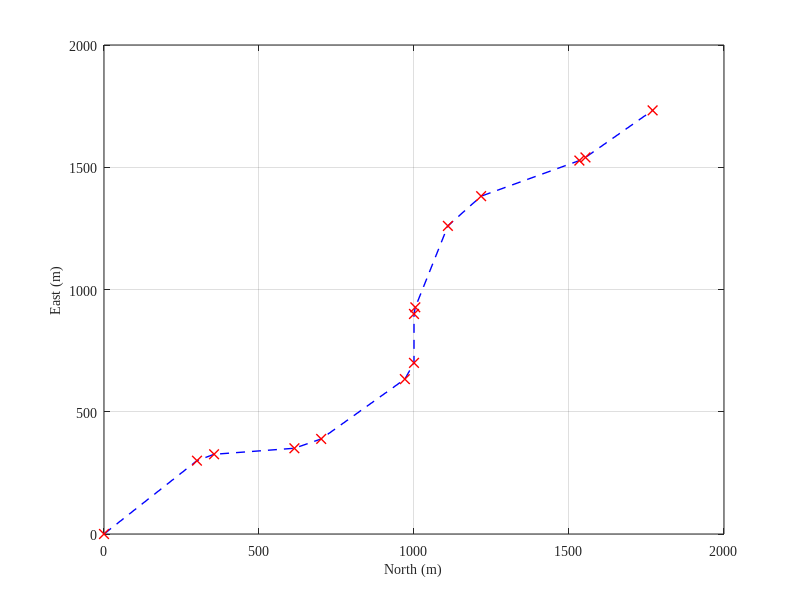

The MATLAB script that drew this image: (Note: this script raises an error after producing the figure.)
clc,clear; close all;
set(groot,'defaultLineLineWidth',1)
set(groot,'defaultAxesFontName','Times New Roman')
set(groot,'defaultAxesFontSize',10)
set(groot,'defaultAxesLabelFontSizeMultiplier',1) %标签字体大小的缩放因子，默认为1.1
set(groot,'defaultFigurePosition',[600 500 400 300]);

waypoints_type = 1;

if waypoints_type == 1

    L =  1.0e+03 *[ 
    -1        0          0         0.3       0.3         0           0;
    0.0008    0.3000    0.3000    0.3260    0.3551    0.0900    0.0010;
   -0.0010    0.3260    0.3551    0.3507    0.6142         0         0;
    0.0015    0.3507    0.6142    0.3889    0.7007    0.1500   -0.0010;
   -0.0010    0.3889    0.7007    0.6333    0.9704         0         0;
    0.0008    0.6333    0.9704    0.7000    1.0000    0.0900   -0.0010;
   -0.0010    0.7000    1.0000    0.9000    1.0000         0         0;
         0    0.9000    1.0000    0.9271    1.0042    0.0900    0.0010;
   -0.0010    0.9271    1.0042    1.2602    1.1093         0         0;
    0.0003    1.2602    1.1093    1.3817    1.2165    0.2000    0.0010;
   -0.0010    1.3817    1.2165    1.5273    1.5334         0         0;
    0.0011    1.5273    1.5334    1.5402    1.5531    0.0800   -0.0010;
   -0.0010    1.5402    1.5531    1.7327    1.7698         0         0;
    0.0008    1.7327    1.7698    1.8000    1.8000    0.0900   -0.0010];
    
    Ref_hei_array = 50 * ones(size(L,1),1);
    Ref_lat_array = L(:,2);
    Ref_lon_array = L(:,3);

elseif waypoints_type == 2
    % 采用高度变化较小的李萨如曲线
    load('lissajous.mat');

    Ref_hei_array = -0.6 * path_ref(:,3) + 10;
    Ref_lon_array = path_ref(:,1) * 3 ;
    Ref_lat_array = path_ref(:,2) * 3;

    L = [Ref_lon_array, Ref_lat_array, Ref_hei_array];
elseif waypoints_type == 3

    L = [247.686491493792,	1.15514354605250,	19.8477373193503;...
    385.858606414687,	56.0230810676275,	19.5444153416509;...
    545.079730398013,	247.686491493792,	24.4230318629502;...
    718.831331920205,	545.079730398011,	32.7347340093542;...
    809.415665960102,	722.539865199006,	37.1173670046771;...
    900,	900,	41.5000000000000;...
     990.584334039897,	1077.46013480099,	44.5383588043774;...
     1081.16866807979,	1254.92026960199,	47.5767176087548;...
     1254.92026960199,	1552.31350850621,	48.7865469297221;...
     1414.14139358531,	1743.97691893237,	44.6957966744683;...
     1552.31350850621,	1798.84485645395,	36.7708908402578;...
    1663.77983174528,	1708.02408561367,	27.8526951280512;...
    1743.97691893237,	1486.23523445000,	21.1381429580402;...
    1789.62149189530,	1169.42681067602,	19.0342207797989;...
    1798.84485645395,	808.948510211311,	22.2951281357186;...
    1771.26940697958,	463.228233722027,	29.7519173997654;...
    1708.02408561367,	188.301836756071,	38.7315300772789;...
    1611.69816324393,	28.7305930204164,	46.0150164170408;...
    1486.23523445000,	10.3785081046997,	48.9914423639458;...
    1336.77176627797,	136.220168254724,	46.5938392295446;...
    1169.42681067602,	385.858606414687,	39.6816832841586;...
    991.051489788690,	718.831331920205,	30.7327966187673;...
    808.948510211311,	1081.16866807979,	22.9551145352320;...
    630.573189323978,	1414.14139358531,	19.1367269776264;...
    463.228233722027,	1663.77983174528,	20.6464232378747;...
    313.764765550000,	1789.62149189530,	26.9430177909586;...
    188.301836756071,	1771.26940697958,	35.7693507572627;...
    91.9759143863325,	1611.69816324393,	43.9614190415086;...
    28.7305930204164,	1336.77176627797,	48.5825863863699;...
    1.15514354605250,	991.051489788690,	47.9762885268501;...
    10.3785081046997,	630.573189323978,	42.3598669468365;...
    56.0230810676276,	313.764765550000,	33.7466577997910;...
    136.220168254724,	91.9759143863325,	25.2242650210704];

    Ref_lon_array = L(:,1);
    Ref_lat_array = L(:,2);
    Ref_hei_array = L(:,3);

end

%% 开始画第1个数据图
figure; hold on; box on; grid on;
xlabel('North (m)'); ylabel('East (m)'); zlabel('Height (m)');
% 画参考航路点
plot3(Ref_lon_array,Ref_lat_array,Ref_hei_array,'Color','b', ...
         'Marker','x','MarkerEdgeColor','r','MarkerSize',7,'LineStyle','--','DisplayName','Waypoints');

% return;
% 导出数据1
file_name_array = {'059090_vehicle_global_position_0.csv',...
                   '109090_vehicle_global_position_0.csv',...
                    '159090_vehicle_global_position_0.csv',...
                    '1590135_vehicle_global_position_0.csv',...
                    '1590180_vehicle_global_position_0.csv'};
color_array =  {'b','g','m','c','k','y'};
legend_array = {'PIL,5m/s-90°','PIL,10m/s-90°','PIL,15m/s-90°','PIL,15m/s-135°','PIL,15m/s-180°'};
linestyle_array = {'-','--',':','-.','--',':'};
for k = 1:length(file_name_array)
    file_name = file_name_array{k};
    [lon_array,lat_array,hei_array] = import_HIL_csv(file_name);
    hei_array = hei_array - 50;
    % 计算ME,RMSE
    [ME,RMSE] = cal_HIL_indictors(Ref_lon_array, Ref_lat_array, Ref_hei_array, ...
                                       lon_array,lat_array,hei_array);
    % 画图显示
    plot3(lon_array,lat_array,hei_array,'Color',color_array{k}, ...
              'LineStyle',linestyle_array{k}, ...
              'DisplayName',[legend_array{k},',AE=',num2str(ME,'%.2f'), ',RMSE=',num2str(RMSE,'%.2f')], ...
              'LineWidth',2);
end

% 画SIL结果的曲线
load('SIL_results_no_wind.mat');
data_state = state.Data;
lon_array = data_state(:,1);       % inertial North position     
lat_array = data_state(:,2);       % inertial East position
hei_array = data_state(:,3);       % inertial Down position
% 计算ME,RMSE
[ME,RMSE] = cal_HIL_indictors(Ref_lon_array, Ref_lat_array, Ref_hei_array, ...
                                   lon_array,lat_array,hei_array);
% 画图显示
plot3(lon_array,lat_array,hei_array,'Color','r', ...
          'LineStyle','-', ...
          'DisplayName',['SIL,0m/s',',AE=2.67', ',RMSE=6.12'], ...
          'LineWidth',1.5);


% 画SIL结果的曲线
load('SIL_results_5m.mat');
data_state = state.Data;
lon_array = data_state(:,1);       % inertial North position     
lat_array = data_state(:,2);       % inertial East position
hei_array = data_state(:,3);       % inertial Down position
% 计算ME,RMSE
[ME,RMSE] = cal_HIL_indictors(Ref_lon_array, Ref_lat_array, Ref_hei_array, ...
                                   lon_array,lat_array,hei_array);
% 画图显示
plot3(lon_array,lat_array,hei_array,'Color','#D9A421', ...
          'LineStyle','-', ...
          'DisplayName',['SIL,5m/s',',AE=2.77', ',RMSE=6.07'], ...
          'LineWidth',1.5);

legend();

figure; 
imshow(imread('trajectory1.jpg'));

return;
%% 无用数据
L = [247.686491493792,	1.15514354605250,	19.8477373193503;...
    385.858606414687,	56.0230810676275,	19.5444153416509;...
    545.079730398013,	247.686491493792,	24.4230318629502;...
    718.831331920205,	545.079730398011,	32.7347340093542;...
    809.415665960102,	722.539865199006,	37.1173670046771;...
    900,	900,	41.5000000000000;...
     990.584334039897,	1077.46013480099,	44.5383588043774;...
     1081.16866807979,	1254.92026960199,	47.5767176087548;...
     1254.92026960199,	1552.31350850621,	48.7865469297221;...
     1414.14139358531,	1743.97691893237,	44.6957966744683;...
     1552.31350850621,	1798.84485645395,	36.7708908402578;...
    1663.77983174528,	1708.02408561367,	27.8526951280512;...
    1743.97691893237,	1486.23523445000,	21.1381429580402;...
    1789.62149189530,	1169.42681067602,	19.0342207797989;...
    1798.84485645395,	808.948510211311,	22.2951281357186;...
    1771.26940697958,	463.228233722027,	29.7519173997654;...
    1708.02408561367,	188.301836756071,	38.7315300772789;...
    1611.69816324393,	28.7305930204164,	46.0150164170408;...
    1486.23523445000,	10.3785081046997,	48.9914423639458;...
    1336.77176627797,	136.220168254724,	46.5938392295446;...
    1169.42681067602,	385.858606414687,	39.6816832841586;...
    991.051489788690,	718.831331920205,	30.7327966187673;...
    808.948510211311,	1081.16866807979,	22.9551145352320;...
    630.573189323978,	1414.14139358531,	19.1367269776264;...
    463.228233722027,	1663.77983174528,	20.6464232378747;...
    313.764765550000,	1789.62149189530,	26.9430177909586;...
    188.301836756071,	1771.26940697958,	35.7693507572627;...
    91.9759143863325,	1611.69816324393,	43.9614190415086;...
    28.7305930204164,	1336.77176627797,	48.5825863863699;...
    1.15514354605250,	991.051489788690,	47.9762885268501;...
    10.3785081046997,	630.573189323978,	42.3598669468365;...
    56.0230810676276,	313.764765550000,	33.7466577997910;...
    136.220168254724,	91.9759143863325,	25.2242650210704];
